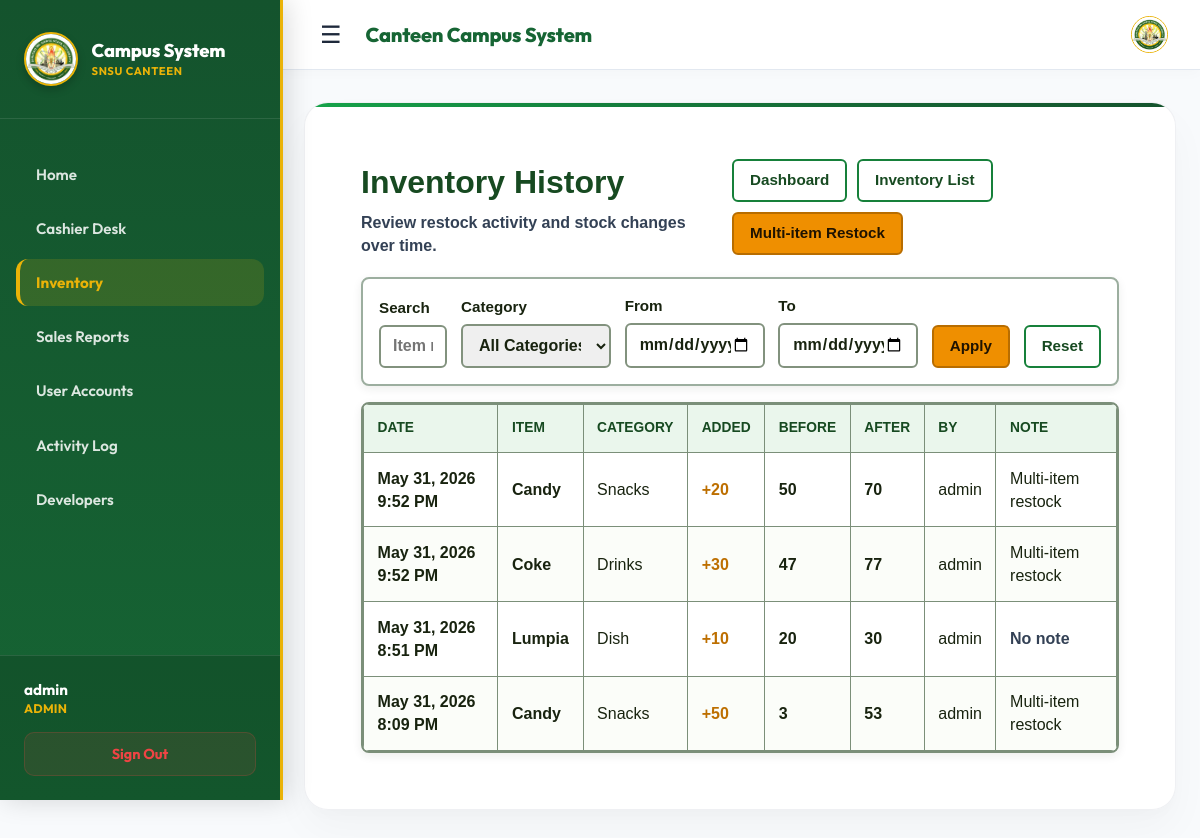
/inventory/history/ (signed in), run on the app's committed database.
### inventory/models.py (models this page shows, shortened)
class RestockHistory(models.Model):
	inventory_item = models.ForeignKey(
		InventoryItem,
		on_delete=models.CASCADE,
		related_name="restock_history",
	)
	quantity_added = models.PositiveIntegerField()
	previous_quantity = models.PositiveIntegerField()
	new_quantity = models.PositiveIntegerField()
	restocked_by = models.ForeignKey(
		settings.AUTH_USER_MODEL,
		on_delete=models.SET_NULL,
		null=True,
		blank=True,
	)
	note = models.CharField(max_length=255, blank=True)
	created_at = models.DateTimeField(auto_now_add=True)
	class Meta:
		ordering = ["-created_at"]
		verbose_name_plural = "Restock history"

class InventoryItem(models.Model):
	item_name = models.CharField(max_length=100)
	category = models.CharField(max_length=50)
	unit_price = models.DecimalField(max_digits=8, decimal_places=2)
	quantity_in_stock = models.PositiveIntegerField()
	minimum_stock_level = models.PositiveIntegerField()
	status = models.CharField(max_length=20, choices=STATUS_CHOICES, default="Available")

### accounts/decorators.py (the view, shortened to what this page needs)
    def _wrapped_view(request, *args, **kwargs):
        if not request.user.is_authenticated:
            return redirect(f'/accounts/login/?next={request.path}')
        role = 'cashier'
        if hasattr(request.user, 'profile'):
            role = request.user.profile.role
        return view_func(request, *args, **kwargs)

### inventory/context_processors.py (called while the page is built)
def stock_alerts(request):
    if not getattr(request, 'user', None) or not request.user.is_authenticated:
        return {}
    low_stock_count = InventoryItem.objects.filter(
        quantity_in_stock__lte=F('minimum_stock_level'),
        quantity_in_stock__gt=0,
    ).count()
    out_of_stock_count = InventoryItem.objects.filter(quantity_in_stock=0).count()
    return {
        'global_low_stock_count': low_stock_count,
        'global_out_of_stock_count': out_of_stock_count,
        'global_stock_alert_count': low_stock_count + out_of_stock_count,
    }

### inventory/views.py (called while the page is built)
def get_request_role(request):
    if request.user.is_authenticated and hasattr(request.user, 'profile'):
        return request.user.profile.role
    return 'cashier'

def get_category_names():
    ensure_default_categories()
    return list(Category.objects.values_list('name', flat=True))

def ensure_default_categories():
    existing_item_categories = InventoryItem.objects.exclude(category='').values_list('category', flat=True).distinct()
    category_names = [category for category, label in CATEGORY_CHOICES]
    category_names.extend(existing_item_categories)
    for category_name in category_names:
        clean_name = category_name.strip()
        if clean_name:
            Category.objects.get_or_create(name=clean_name)

### templates/inventory/inventory_history.html (shortened to what this page needs)
{% extends 'base.html' %}
{% block content %}
<div class="history-page">
    <div class="history-header">
        <div>
            <h2 class="history-title">Inventory History</h2>
            <p class="history-subtitle">Review restock activity and stock changes over time.</p>
        </div>
        <div class="history-actions">
            {% if not is_monitor %}
            <a href="{% url 'inventory_dashboard' %}" class="btn btn-muted">Dashboard</a>
            {% endif %}
            <a href="{% url 'inventory_list' %}" class="btn btn-muted">Inventory List</a>
            {% if not is_monitor %}
            <a href="{% url 'multi_item_restock' %}" class="btn btn-primary">Multi-item Restock</a>
            {% endif %}
        </div>
    </div>
    <div class="filter-panel">
        <form method="get" class="filter-form history-filter-form">
            <div class="filter-field">
                <label for="search">Search</label>
                <input id="search" type="text" name="search" placeholder="Item name" value="{{ request.GET.search|default_if_none:'' }}">
            </div>
            <div class="filter-field">
                <label for="category">Category</label>
                <select id="category" name="category">
                    <option value="">All Categories</option>
                </select>
            </div>
            <div class="filter-field">
                <label for="date_from">From</label>
                <input id="date_from" type="date" name="date_from" value="{{ request.GET.date_from|default_if_none:'' }}">
            </div>
            <div class="filter-field">
                <label for="date_to">To</label>
                <input id="date_to" type="date" name="date_to" value="{{ request.GET.date_to|default_if_none:'' }}">
            </div>
            <button type="submit" class="btn btn-primary">Apply</button>
            <a href="{% url 'inventory_history' %}" class="btn btn-muted">Reset</a>
        </form>
    </div>
    <div class="history-table-wrap">
        <table class="history-table">
            <thead>
                <tr>
                    <th>Date</th>
                    <th>Item</th>
                    <th>Category</th>
                    <th>Added</th>
                    <th>Before</th>
                    <th>After</th>
                    <th>By</th>
                    <th>Note</th>
                </tr>
            </thead>
            <tbody>
                {% for record in history %}
                    <tr>
                        <td class="strong-value">{{ record.created_at|date:"M d, Y g:i A" }}</td>
                        <td class="item-name">{{ record.inventory_item.item_name }}</td>
                        <td>{{ record.inventory_item.category }}</td>
                        <td class="quantity-added">+{{ record.quantity_added }}</td>
                        <td class="stock-count">{{ record.previous_quantity }}</td>
                        <td class="stock-count">{{ record.new_quantity }}</td>
                        <td>
                            {% if record.restocked_by %}
                                {{ record.restocked_by }}
                            {% else %}
                                <span class="muted">System</span>
                            {% endif %}
                        </td>
                        <td>
                            {% if record.note %}
                                {{ record.note }}
                            {% else %}
                                <span class="muted">No note</span>
                            {% endif %}
                        </td>
                    </tr>
                {% empty %}
                    <tr>
                        <td colspan="8" class="empty-state">No restock history found.</td>
                    </tr>
                {% endfor %}
            </tbody>
        </table>
    </div>
</div>
{% endblock %}

### templates/base.html (shortened to what this page needs)
{% load static %}
<!DOCTYPE html>
<html>
<head>
</head>
<body>
    <div class="app-layout">
        {% if user.is_authenticated %}
        <aside class="app-sidebar" id="appSidebar">
            <div class="sidebar-brand">
                <img src="{% static 'core/images/snsu_logo.jpg' %}" alt="SNSU Logo" class="sidebar-logo">
                <div>
                    <div class="sidebar-brand-name">Campus System</div>
                    <div class="sidebar-brand-tagline">SNSU Canteen</div>
                </div>
            </div>
            <nav class="sidebar-menu">
                <a href="/" class="sidebar-link" id="link-home">
                    Home
                </a>
                {% if user.is_staff or user.is_superuser or user.profile.role == 'admin' %}
                <a href="/cashier/" class="sidebar-link" id="link-cashier">
                    Cashier Desk
                </a>
                <a href="/inventory/" class="sidebar-link" id="link-inventory">
                    Inventory
                </a>
                <a href="/cashier/reports/history/" class="sidebar-link" id="link-reports">
                    Sales Reports
                </a>
                <a href="/accounts/manage/" class="sidebar-link" id="link-users">
                    User Accounts
                </a>
                <a href="/activity/" class="sidebar-link" id="link-activity">
                    Activity Log
                </a>
                {% else %}
                <a href="/cashier/" class="sidebar-link" id="link-cashier">
                    Cashier Desk
                </a>
                {% endif %}
                <a href="/developers/" class="sidebar-link" id="link-developers">
                    Developers
                </a>
            </nav>
            <div class="sidebar-footer">
                <div class="sidebar-user">
                    <span class="sidebar-username">{{ user.username }}</span>
                    <span class="sidebar-role">{% if user.is_staff or user.is_superuser or user.profile.role == 'admin' %}Admin{% elif user.profile.role == 'monitor' %}Monitor{% else %}Cashier{% endif %}</span>
                </div>
                <a href="{% url 'logout' %}" class="sidebar-logout-btn">
                    Sign Out
                </a>
            </div>
        </aside>
        {% endif %}
        <div class="main-layout-container" style="{% if not user.is_authenticated %}margin-left: 0; background: #eef5ef;{% endif %}">
            {% if user.is_authenticated %}
            <header class="app-top-bar screen-only">
                <button type="button" class="sidebar-toggle" onclick="toggleSidebar()">
                    ☰
                </button>
                <div class="top-bar-title">Canteen Campus System</div>
                <img src="{% static 'core/images/snsu_logo.jpg' %}" alt="SNSU Logo" style="width: 35px; height: 35px; border-radius: 50%; object-fit: cover; border: 1.5px solid #eab308; margin-left: auto;">
            </header>
            {% endif %}
            <main style="{% if not user.is_authenticated %}max-width: 500px; padding: 2rem 1.5rem;{% endif %}">
                {% block page_shell_start %}<div class="page-shell">{% endblock %}
                    {% block content %}
                    {% endblock %}
                {% block page_shell_end %}</div>{% endblock %}
            </main>
        </div>
    </div>
</body>
</html>

### templates/base.html (style rules this page uses)
body { margin: 0; background: #f8fafc; color: #1e293b; font-family: 'Outfit', sans-serif; min-height: 100vh; }
main { max-width: 1280px; margin: 0 auto; padding: 2rem 1.5rem 3rem; width: 100%; box-sizing: border-box; }
.app-layout { display: flex; min-height: 100vh; min-width: 0; width: 100%; position: relative; }
.app-sidebar { width: 280px; height: 100vh; background: linear-gradient(180deg, #14532d 0%, #166534 100%); color: #ffffff; position: fixed; top: 0; left: 0; display: flex; flex-direction: column; z-index: 100; transition: transform 0.3s cubic-bezier(0.4, 0, 0.2, 1); box-shadow: 4px 0 25px rgba(0,0,0,0.15); border-right: 3px solid #eab308; }
.main-layout-container { flex-grow: 1; margin-left: 280px; transition: margin-left 0.3s cubic-bezier(0.4, 0, 0.2, 1); display: flex; flex-direction: column; min-height: 100vh; min-width: 0; width: 100%; }
.sidebar-brand { padding: 2rem 1.5rem; display: flex; align-items: center; gap: 0.85rem; border-bottom: 1px solid rgba(255,255,255,0.1); }
.sidebar-logo { width: 50px; height: 50px; border-radius: 50%; object-fit: cover; border: 2px solid #eab308; box-shadow: 0 4px 8px rgba(0,0,0,0.2); }
.sidebar-brand-name { font-size: 1.15rem; font-weight: 800; color: #ffffff; line-height: 1.2; letter-spacing: -0.01em; }
.sidebar-brand-tagline { font-size: 0.7rem; color: #eab308; font-weight: 700; text-transform: uppercase; letter-spacing: 0.05em; margin-top: 0.15rem; }
.sidebar-menu { flex-grow: 1; padding: 2rem 1rem; display: flex; flex-direction: column; gap: 0.5rem; overflow-y: auto; }
.sidebar-link { display: flex; align-items: center; gap: 1rem; color: rgba(255,255,255,0.85); text-decoration: none; font-weight: 600; padding: 0.85rem 1.25rem; border-radius: 12px; transition: all 0.25s ease; font-size: 0.95rem; }
.sidebar-link.active { background: rgba(234, 179, 8, 0.15); color: #eab308; border-left: 4px solid #eab308; padding-left: 1rem; font-weight: 700; }
.sidebar-footer { padding: 1.5rem; background: rgba(0,0,0,0.15); border-top: 1px solid rgba(255,255,255,0.1); display: flex; flex-direction: column; gap: 1rem; }
.sidebar-user { display: flex; flex-direction: column; }
.sidebar-username { font-weight: 700; font-size: 0.95rem; color: #ffffff; }
.sidebar-role { font-size: 0.78rem; color: #eab308; font-weight: 700; text-transform: uppercase; margin-top: 0.15rem; letter-spacing: 0.02em; }
.sidebar-logout-btn { display: flex; align-items: center; justify-content: center; gap: 0.5rem; background: rgba(239, 68, 68, 0.1); color: #ef4444; border: 1px solid rgba(239, 68, 68, 0.2); font-weight: 700; padding: 0.75rem; border-radius: 10px; text-decoration: none; text-align: center; transition: all 0.25s ease; font-size: 0.9rem; }
.app-top-bar { height: 70px; background: #ffffff; border-bottom: 1px solid #e2e8f0; display: flex; align-items: center; padding: 0 2rem; position: sticky; top: 0; z-index: 80; box-shadow: 0 4px 12px rgba(0,0,0,0.02); box-sizing: border-box; }
.sidebar-toggle { background: none; border: none; color: #1e293b; font-size: 1.5rem; cursor: pointer; padding: 0.5rem; display: flex; align-items: center; justify-content: center; border-radius: 8px; transition: background-color 0.2s; }
.top-bar-title { font-size: 1.25rem; font-weight: 800; color: #166534; margin-left: 1rem; letter-spacing: -0.01em; }
.page-shell { background: rgba(255, 255, 255, 0.95); backdrop-filter: blur(20px); border-radius: 24px; box-shadow: 0 20px 40px rgba(0, 0, 0, 0.03), 0 8px 16px rgba(0, 0, 0, 0.02), inset 0 1px 0 rgba(255, 255, 255, 0.8); padding: 2.5rem; border: 1px solid rgba(229, 231, 235, 0.6); position: relative; overflow: hidden; box-sizing: border-box; }
.page-shell::before { content: ''; position: absolute; top: 0; left: 0; right: 0; height: 4px; background: linear-gradient(90deg, #16a34a, #15803d, #166534, #14532d); border-radius: 24px 24px 0 0; }
.btn-primary { background: linear-gradient(135deg, #3b82f6 0%, #1d4ed8 100%); color: #fff; }

### data on the page
RestockHistory: created_at "May 31, 2026 9:52 PM", inventory_item.item_name "Candy", inventory_item.category "Snacks", quantity_added "20", previous_quantity "50", new_quantity "70", restocked_by "admin", note "Multi-item restock"
RestockHistory: created_at "May 31, 2026 9:52 PM", inventory_item.item_name "Coke", inventory_item.category "Drinks", quantity_added "30", previous_quantity "47", new_quantity "77", restocked_by "admin", note "Multi-item restock"
RestockHistory: created_at "May 31, 2026 8:51 PM", inventory_item.item_name "Lumpia", inventory_item.category "Dish", quantity_added "10", previous_quantity "20", new_quantity "30", restocked_by "admin", note "No note"
RestockHistory: created_at "May 31, 2026 8:09 PM", inventory_item.item_name "Candy", inventory_item.category "Snacks", quantity_added "50", previous_quantity "3", new_quantity "53", restocked_by "admin", note "Multi-item restock"

### other printed values
{{ user.username }} "admin"
